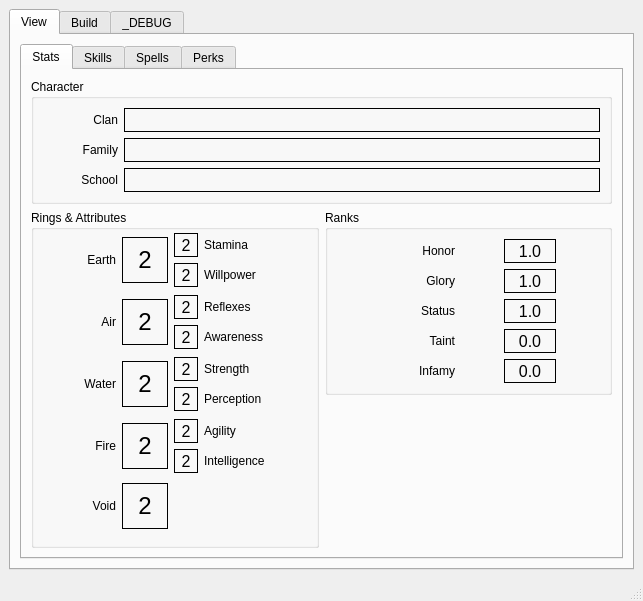
<?xml version="1.0" encoding="UTF-8"?>
<ui version="4.0">
 <class>MainWindow</class>
 <widget class="QMainWindow" name="MainWindow">
  <property name="geometry">
   <rect>
    <x>0</x>
    <y>0</y>
    <width>643</width>
    <height>601</height>
   </rect>
  </property>
  <property name="windowTitle">
   <string>Rokugani - L5R Character Editor</string>
  </property>
  <widget class="QWidget" name="centralwidget">
   <layout class="QGridLayout" name="gridLayout_7">
    <item row="0" column="0">
     <widget class="QTabWidget" name="tabWidget">
      <property name="currentIndex">
       <number>0</number>
      </property>
      <widget class="QWidget" name="tabView">
       <attribute name="title">
        <string>View</string>
       </attribute>
       <layout class="QVBoxLayout" name="verticalLayout_2">
        <item>
         <widget class="QTabWidget" name="tabSpells">
          <property name="currentIndex">
           <number>0</number>
          </property>
          <widget class="QWidget" name="tabStats">
           <attribute name="title">
            <string>Stats</string>
           </attribute>
           <layout class="QGridLayout" name="gridLayout_8">
            <item row="0" column="0" colspan="2">
             <widget class="QGroupBox" name="gbCharacter">
              <property name="title">
               <string>Character</string>
              </property>
              <layout class="QGridLayout" name="gridLayout_6">
               <item row="0" column="0">
                <widget class="QLabel" name="lbClan">
                 <property name="minimumSize">
                  <size>
                   <width>75</width>
                   <height>0</height>
                  </size>
                 </property>
                 <property name="maximumSize">
                  <size>
                   <width>75</width>
                   <height>16777215</height>
                  </size>
                 </property>
                 <property name="text">
                  <string>Clan</string>
                 </property>
                 <property name="alignment">
                  <set>Qt::AlignRight|Qt::AlignTrailing|Qt::AlignVCenter</set>
                 </property>
                </widget>
               </item>
               <item row="0" column="1">
                <widget class="QLabel" name="edClan">
                 <property name="minimumSize">
                  <size>
                   <width>52</width>
                   <height>24</height>
                  </size>
                 </property>
                 <property name="maximumSize">
                  <size>
                   <width>16777215</width>
                   <height>24</height>
                  </size>
                 </property>
                 <property name="font">
                  <font>
                   <pointsize>12</pointsize>
                  </font>
                 </property>
                 <property name="frameShape">
                  <enum>QFrame::Box</enum>
                 </property>
                 <property name="text">
                  <string/>
                 </property>
                 <property name="alignment">
                  <set>Qt::AlignLeading|Qt::AlignLeft|Qt::AlignVCenter</set>
                 </property>
                </widget>
               </item>
               <item row="1" column="0">
                <widget class="QLabel" name="lbFamily">
                 <property name="minimumSize">
                  <size>
                   <width>75</width>
                   <height>0</height>
                  </size>
                 </property>
                 <property name="maximumSize">
                  <size>
                   <width>75</width>
                   <height>16777215</height>
                  </size>
                 </property>
                 <property name="text">
                  <string>Family</string>
                 </property>
                 <property name="alignment">
                  <set>Qt::AlignRight|Qt::AlignTrailing|Qt::AlignVCenter</set>
                 </property>
                </widget>
               </item>
               <item row="1" column="1">
                <widget class="QLabel" name="edFamily">
                 <property name="minimumSize">
                  <size>
                   <width>52</width>
                   <height>24</height>
                  </size>
                 </property>
                 <property name="maximumSize">
                  <size>
                   <width>16777215</width>
                   <height>24</height>
                  </size>
                 </property>
                 <property name="font">
                  <font>
                   <pointsize>12</pointsize>
                  </font>
                 </property>
                 <property name="frameShape">
                  <enum>QFrame::Box</enum>
                 </property>
                 <property name="text">
                  <string/>
                 </property>
                 <property name="alignment">
                  <set>Qt::AlignLeading|Qt::AlignLeft|Qt::AlignVCenter</set>
                 </property>
                </widget>
               </item>
               <item row="2" column="0">
                <widget class="QLabel" name="lbSchool">
                 <property name="minimumSize">
                  <size>
                   <width>75</width>
                   <height>0</height>
                  </size>
                 </property>
                 <property name="maximumSize">
                  <size>
                   <width>75</width>
                   <height>16777215</height>
                  </size>
                 </property>
                 <property name="text">
                  <string>School</string>
                 </property>
                 <property name="alignment">
                  <set>Qt::AlignRight|Qt::AlignTrailing|Qt::AlignVCenter</set>
                 </property>
                </widget>
               </item>
               <item row="2" column="1">
                <widget class="QLabel" name="edSchool">
                 <property name="minimumSize">
                  <size>
                   <width>52</width>
                   <height>24</height>
                  </size>
                 </property>
                 <property name="maximumSize">
                  <size>
                   <width>16777215</width>
                   <height>24</height>
                  </size>
                 </property>
                 <property name="font">
                  <font>
                   <pointsize>12</pointsize>
                  </font>
                 </property>
                 <property name="frameShape">
                  <enum>QFrame::Box</enum>
                 </property>
                 <property name="text">
                  <string/>
                 </property>
                 <property name="alignment">
                  <set>Qt::AlignLeading|Qt::AlignLeft|Qt::AlignVCenter</set>
                 </property>
                </widget>
               </item>
              </layout>
             </widget>
            </item>
            <item row="1" column="0" rowspan="2">
             <widget class="QGroupBox" name="gbRings">
              <property name="sizePolicy">
               <sizepolicy hsizetype="Minimum" vsizetype="Preferred">
                <horstretch>0</horstretch>
                <verstretch>0</verstretch>
               </sizepolicy>
              </property>
              <property name="title">
               <string>Rings &amp;&amp; Attributes</string>
              </property>
              <widget class="QWidget" name="layoutWidget">
               <property name="geometry">
                <rect>
                 <x>10</x>
                 <y>23</y>
                 <width>267</width>
                 <height>56</height>
                </rect>
               </property>
               <layout class="QGridLayout" name="layout_earth">
                <item row="0" column="0" rowspan="2">
                 <widget class="QLabel" name="lbEarth">
                  <property name="minimumSize">
                   <size>
                    <width>75</width>
                    <height>0</height>
                   </size>
                  </property>
                  <property name="maximumSize">
                   <size>
                    <width>75</width>
                    <height>16777215</height>
                   </size>
                  </property>
                  <property name="text">
                   <string>Earth</string>
                  </property>
                  <property name="alignment">
                   <set>Qt::AlignRight|Qt::AlignTrailing|Qt::AlignVCenter</set>
                  </property>
                 </widget>
                </item>
                <item row="0" column="1" rowspan="2">
                 <widget class="QLabel" name="edEarth">
                  <property name="minimumSize">
                   <size>
                    <width>46</width>
                    <height>46</height>
                   </size>
                  </property>
                  <property name="maximumSize">
                   <size>
                    <width>46</width>
                    <height>46</height>
                   </size>
                  </property>
                  <property name="font">
                   <font>
                    <pointsize>18</pointsize>
                   </font>
                  </property>
                  <property name="frameShape">
                   <enum>QFrame::Box</enum>
                  </property>
                  <property name="text">
                   <string>2</string>
                  </property>
                  <property name="alignment">
                   <set>Qt::AlignCenter</set>
                  </property>
                 </widget>
                </item>
                <item row="0" column="2">
                 <widget class="QLabel" name="edStamina">
                  <property name="minimumSize">
                   <size>
                    <width>24</width>
                    <height>24</height>
                   </size>
                  </property>
                  <property name="maximumSize">
                   <size>
                    <width>24</width>
                    <height>24</height>
                   </size>
                  </property>
                  <property name="font">
                   <font>
                    <pointsize>12</pointsize>
                   </font>
                  </property>
                  <property name="frameShape">
                   <enum>QFrame::Box</enum>
                  </property>
                  <property name="text">
                   <string>2</string>
                  </property>
                  <property name="alignment">
                   <set>Qt::AlignCenter</set>
                  </property>
                 </widget>
                </item>
                <item row="0" column="3">
                 <widget class="QLabel" name="lbStamina">
                  <property name="minimumSize">
                   <size>
                    <width>100</width>
                    <height>0</height>
                   </size>
                  </property>
                  <property name="text">
                   <string>Stamina</string>
                  </property>
                 </widget>
                </item>
                <item row="1" column="2">
                 <widget class="QLabel" name="edWillpower">
                  <property name="minimumSize">
                   <size>
                    <width>24</width>
                    <height>24</height>
                   </size>
                  </property>
                  <property name="maximumSize">
                   <size>
                    <width>24</width>
                    <height>24</height>
                   </size>
                  </property>
                  <property name="font">
                   <font>
                    <pointsize>12</pointsize>
                   </font>
                  </property>
                  <property name="frameShape">
                   <enum>QFrame::Box</enum>
                  </property>
                  <property name="text">
                   <string>2</string>
                  </property>
                  <property name="alignment">
                   <set>Qt::AlignCenter</set>
                  </property>
                 </widget>
                </item>
                <item row="1" column="3">
                 <widget class="QLabel" name="lbWillpower">
                  <property name="minimumSize">
                   <size>
                    <width>100</width>
                    <height>0</height>
                   </size>
                  </property>
                  <property name="text">
                   <string>Willpower</string>
                  </property>
                 </widget>
                </item>
               </layout>
              </widget>
              <widget class="QWidget" name="layoutWidget_2">
               <property name="geometry">
                <rect>
                 <x>10</x>
                 <y>85</y>
                 <width>267</width>
                 <height>56</height>
                </rect>
               </property>
               <layout class="QGridLayout" name="layout_air">
                <item row="0" column="0" rowspan="2">
                 <widget class="QLabel" name="lbAir">
                  <property name="minimumSize">
                   <size>
                    <width>75</width>
                    <height>0</height>
                   </size>
                  </property>
                  <property name="maximumSize">
                   <size>
                    <width>75</width>
                    <height>16777215</height>
                   </size>
                  </property>
                  <property name="text">
                   <string>Air</string>
                  </property>
                  <property name="alignment">
                   <set>Qt::AlignRight|Qt::AlignTrailing|Qt::AlignVCenter</set>
                  </property>
                 </widget>
                </item>
                <item row="0" column="1" rowspan="2">
                 <widget class="QLabel" name="edAir">
                  <property name="minimumSize">
                   <size>
                    <width>46</width>
                    <height>46</height>
                   </size>
                  </property>
                  <property name="maximumSize">
                   <size>
                    <width>46</width>
                    <height>46</height>
                   </size>
                  </property>
                  <property name="font">
                   <font>
                    <pointsize>18</pointsize>
                   </font>
                  </property>
                  <property name="frameShape">
                   <enum>QFrame::Box</enum>
                  </property>
                  <property name="text">
                   <string>2</string>
                  </property>
                  <property name="alignment">
                   <set>Qt::AlignCenter</set>
                  </property>
                 </widget>
                </item>
                <item row="0" column="2">
                 <widget class="QLabel" name="edReflexes">
                  <property name="minimumSize">
                   <size>
                    <width>24</width>
                    <height>24</height>
                   </size>
                  </property>
                  <property name="maximumSize">
                   <size>
                    <width>24</width>
                    <height>24</height>
                   </size>
                  </property>
                  <property name="font">
                   <font>
                    <pointsize>12</pointsize>
                   </font>
                  </property>
                  <property name="frameShape">
                   <enum>QFrame::Box</enum>
                  </property>
                  <property name="text">
                   <string>2</string>
                  </property>
                  <property name="alignment">
                   <set>Qt::AlignCenter</set>
                  </property>
                 </widget>
                </item>
                <item row="0" column="3">
                 <widget class="QLabel" name="lbReflexes">
                  <property name="minimumSize">
                   <size>
                    <width>100</width>
                    <height>0</height>
                   </size>
                  </property>
                  <property name="text">
                   <string>Reflexes</string>
                  </property>
                 </widget>
                </item>
                <item row="1" column="2">
                 <widget class="QLabel" name="edAwareness">
                  <property name="minimumSize">
                   <size>
                    <width>24</width>
                    <height>24</height>
                   </size>
                  </property>
                  <property name="maximumSize">
                   <size>
                    <width>24</width>
                    <height>24</height>
                   </size>
                  </property>
                  <property name="font">
                   <font>
                    <pointsize>12</pointsize>
                   </font>
                  </property>
                  <property name="frameShape">
                   <enum>QFrame::Box</enum>
                  </property>
                  <property name="text">
                   <string>2</string>
                  </property>
                  <property name="alignment">
                   <set>Qt::AlignCenter</set>
                  </property>
                 </widget>
                </item>
                <item row="1" column="3">
                 <widget class="QLabel" name="lbAwareness">
                  <property name="minimumSize">
                   <size>
                    <width>100</width>
                    <height>0</height>
                   </size>
                  </property>
                  <property name="text">
                   <string>Awareness</string>
                  </property>
                 </widget>
                </item>
               </layout>
              </widget>
              <widget class="QWidget" name="layoutWidget_3">
               <property name="geometry">
                <rect>
                 <x>10</x>
                 <y>147</y>
                 <width>267</width>
                 <height>56</height>
                </rect>
               </property>
               <layout class="QGridLayout" name="layout_water">
                <item row="0" column="0" rowspan="2">
                 <widget class="QLabel" name="lbWater">
                  <property name="minimumSize">
                   <size>
                    <width>75</width>
                    <height>0</height>
                   </size>
                  </property>
                  <property name="maximumSize">
                   <size>
                    <width>75</width>
                    <height>16777215</height>
                   </size>
                  </property>
                  <property name="text">
                   <string>Water</string>
                  </property>
                  <property name="alignment">
                   <set>Qt::AlignRight|Qt::AlignTrailing|Qt::AlignVCenter</set>
                  </property>
                 </widget>
                </item>
                <item row="0" column="1" rowspan="2">
                 <widget class="QLabel" name="edWater">
                  <property name="minimumSize">
                   <size>
                    <width>46</width>
                    <height>46</height>
                   </size>
                  </property>
                  <property name="maximumSize">
                   <size>
                    <width>46</width>
                    <height>46</height>
                   </size>
                  </property>
                  <property name="font">
                   <font>
                    <pointsize>18</pointsize>
                   </font>
                  </property>
                  <property name="frameShape">
                   <enum>QFrame::Box</enum>
                  </property>
                  <property name="text">
                   <string>2</string>
                  </property>
                  <property name="alignment">
                   <set>Qt::AlignCenter</set>
                  </property>
                 </widget>
                </item>
                <item row="0" column="2">
                 <widget class="QLabel" name="edStrength">
                  <property name="minimumSize">
                   <size>
                    <width>24</width>
                    <height>24</height>
                   </size>
                  </property>
                  <property name="maximumSize">
                   <size>
                    <width>24</width>
                    <height>24</height>
                   </size>
                  </property>
                  <property name="font">
                   <font>
                    <pointsize>12</pointsize>
                   </font>
                  </property>
                  <property name="frameShape">
                   <enum>QFrame::Box</enum>
                  </property>
                  <property name="text">
                   <string>2</string>
                  </property>
                  <property name="alignment">
                   <set>Qt::AlignCenter</set>
                  </property>
                 </widget>
                </item>
                <item row="0" column="3">
                 <widget class="QLabel" name="lbStrength">
                  <property name="minimumSize">
                   <size>
                    <width>100</width>
                    <height>0</height>
                   </size>
                  </property>
                  <property name="text">
                   <string>Strength</string>
                  </property>
                 </widget>
                </item>
                <item row="1" column="2">
                 <widget class="QLabel" name="edPerception">
                  <property name="minimumSize">
                   <size>
                    <width>24</width>
                    <height>24</height>
                   </size>
                  </property>
                  <property name="maximumSize">
                   <size>
                    <width>24</width>
                    <height>24</height>
                   </size>
                  </property>
                  <property name="font">
                   <font>
                    <pointsize>12</pointsize>
                   </font>
                  </property>
                  <property name="frameShape">
                   <enum>QFrame::Box</enum>
                  </property>
                  <property name="text">
                   <string>2</string>
                  </property>
                  <property name="alignment">
                   <set>Qt::AlignCenter</set>
                  </property>
                 </widget>
                </item>
                <item row="1" column="3">
                 <widget class="QLabel" name="lbPerception">
                  <property name="minimumSize">
                   <size>
                    <width>100</width>
                    <height>0</height>
                   </size>
                  </property>
                  <property name="text">
                   <string>Perception</string>
                  </property>
                 </widget>
                </item>
               </layout>
              </widget>
              <widget class="QWidget" name="layoutWidget_4">
               <property name="geometry">
                <rect>
                 <x>10</x>
                 <y>209</y>
                 <width>267</width>
                 <height>56</height>
                </rect>
               </property>
               <layout class="QGridLayout" name="layout_fire">
                <item row="0" column="0" rowspan="2">
                 <widget class="QLabel" name="lbFire">
                  <property name="minimumSize">
                   <size>
                    <width>75</width>
                    <height>0</height>
                   </size>
                  </property>
                  <property name="maximumSize">
                   <size>
                    <width>75</width>
                    <height>16777215</height>
                   </size>
                  </property>
                  <property name="text">
                   <string>Fire</string>
                  </property>
                  <property name="alignment">
                   <set>Qt::AlignRight|Qt::AlignTrailing|Qt::AlignVCenter</set>
                  </property>
                 </widget>
                </item>
                <item row="0" column="1" rowspan="2">
                 <widget class="QLabel" name="edFire">
                  <property name="minimumSize">
                   <size>
                    <width>46</width>
                    <height>46</height>
                   </size>
                  </property>
                  <property name="maximumSize">
                   <size>
                    <width>46</width>
                    <height>46</height>
                   </size>
                  </property>
                  <property name="font">
                   <font>
                    <pointsize>18</pointsize>
                   </font>
                  </property>
                  <property name="frameShape">
                   <enum>QFrame::Box</enum>
                  </property>
                  <property name="text">
                   <string>2</string>
                  </property>
                  <property name="alignment">
                   <set>Qt::AlignCenter</set>
                  </property>
                 </widget>
                </item>
                <item row="0" column="2">
                 <widget class="QLabel" name="edAgility">
                  <property name="minimumSize">
                   <size>
                    <width>24</width>
                    <height>24</height>
                   </size>
                  </property>
                  <property name="maximumSize">
                   <size>
                    <width>24</width>
                    <height>24</height>
                   </size>
                  </property>
                  <property name="font">
                   <font>
                    <pointsize>12</pointsize>
                   </font>
                  </property>
                  <property name="frameShape">
                   <enum>QFrame::Box</enum>
                  </property>
                  <property name="text">
                   <string>2</string>
                  </property>
                  <property name="alignment">
                   <set>Qt::AlignCenter</set>
                  </property>
                 </widget>
                </item>
                <item row="0" column="3">
                 <widget class="QLabel" name="lbAgility">
                  <property name="minimumSize">
                   <size>
                    <width>100</width>
                    <height>0</height>
                   </size>
                  </property>
                  <property name="text">
                   <string>Agility</string>
                  </property>
                 </widget>
                </item>
                <item row="1" column="2">
                 <widget class="QLabel" name="edIntelligence">
                  <property name="minimumSize">
                   <size>
                    <width>24</width>
                    <height>24</height>
                   </size>
                  </property>
                  <property name="maximumSize">
                   <size>
                    <width>24</width>
                    <height>24</height>
                   </size>
                  </property>
                  <property name="font">
                   <font>
                    <pointsize>12</pointsize>
                   </font>
                  </property>
                  <property name="frameShape">
                   <enum>QFrame::Box</enum>
                  </property>
                  <property name="text">
                   <string>2</string>
                  </property>
                  <property name="alignment">
                   <set>Qt::AlignCenter</set>
                  </property>
                 </widget>
                </item>
                <item row="1" column="3">
                 <widget class="QLabel" name="lbIntelligence">
                  <property name="minimumSize">
                   <size>
                    <width>100</width>
                    <height>0</height>
                   </size>
                  </property>
                  <property name="text">
                   <string>Intelligence</string>
                  </property>
                 </widget>
                </item>
               </layout>
              </widget>
              <widget class="QWidget" name="layoutWidget_5">
               <property name="geometry">
                <rect>
                 <x>10</x>
                 <y>271</y>
                 <width>177</width>
                 <height>50</height>
                </rect>
               </property>
               <layout class="QHBoxLayout" name="layout_void">
                <item>
                 <widget class="QLabel" name="lbVoid">
                  <property name="minimumSize">
                   <size>
                    <width>75</width>
                    <height>0</height>
                   </size>
                  </property>
                  <property name="maximumSize">
                   <size>
                    <width>75</width>
                    <height>16777215</height>
                   </size>
                  </property>
                  <property name="text">
                   <string>Void</string>
                  </property>
                  <property name="alignment">
                   <set>Qt::AlignRight|Qt::AlignTrailing|Qt::AlignVCenter</set>
                  </property>
                 </widget>
                </item>
                <item>
                 <widget class="QLabel" name="edVoid">
                  <property name="minimumSize">
                   <size>
                    <width>46</width>
                    <height>46</height>
                   </size>
                  </property>
                  <property name="maximumSize">
                   <size>
                    <width>46</width>
                    <height>46</height>
                   </size>
                  </property>
                  <property name="font">
                   <font>
                    <pointsize>18</pointsize>
                   </font>
                  </property>
                  <property name="frameShape">
                   <enum>QFrame::Box</enum>
                  </property>
                  <property name="text">
                   <string>2</string>
                  </property>
                  <property name="alignment">
                   <set>Qt::AlignCenter</set>
                  </property>
                 </widget>
                </item>
                <item>
                 <spacer name="spacer_void">
                  <property name="orientation">
                   <enum>Qt::Horizontal</enum>
                  </property>
                  <property name="sizeHint" stdset="0">
                   <size>
                    <width>40</width>
                    <height>20</height>
                   </size>
                  </property>
                 </spacer>
                </item>
               </layout>
              </widget>
             </widget>
            </item>
            <item row="1" column="1">
             <widget class="QGroupBox" name="gbRanks">
              <property name="sizePolicy">
               <sizepolicy hsizetype="Minimum" vsizetype="Preferred">
                <horstretch>0</horstretch>
                <verstretch>0</verstretch>
               </sizepolicy>
              </property>
              <property name="title">
               <string>Ranks</string>
              </property>
              <layout class="QGridLayout" name="gridLayout_5">
               <item row="0" column="0">
                <widget class="QLabel" name="lbHonor">
                 <property name="minimumSize">
                  <size>
                   <width>75</width>
                   <height>0</height>
                  </size>
                 </property>
                 <property name="maximumSize">
                  <size>
                   <width>75</width>
                   <height>16777215</height>
                  </size>
                 </property>
                 <property name="text">
                  <string>Honor</string>
                 </property>
                 <property name="alignment">
                  <set>Qt::AlignRight|Qt::AlignTrailing|Qt::AlignVCenter</set>
                 </property>
                </widget>
               </item>
               <item row="0" column="1">
                <widget class="QLabel" name="edHonor">
                 <property name="minimumSize">
                  <size>
                   <width>52</width>
                   <height>24</height>
                  </size>
                 </property>
                 <property name="maximumSize">
                  <size>
                   <width>52</width>
                   <height>24</height>
                  </size>
                 </property>
                 <property name="font">
                  <font>
                   <pointsize>12</pointsize>
                  </font>
                 </property>
                 <property name="frameShape">
                  <enum>QFrame::Box</enum>
                 </property>
                 <property name="text">
                  <string>1.0</string>
                 </property>
                 <property name="alignment">
                  <set>Qt::AlignCenter</set>
                 </property>
                </widget>
               </item>
               <item row="1" column="0">
                <widget class="QLabel" name="lbGlory">
                 <property name="minimumSize">
                  <size>
                   <width>75</width>
                   <height>0</height>
                  </size>
                 </property>
                 <property name="maximumSize">
                  <size>
                   <width>75</width>
                   <height>16777215</height>
                  </size>
                 </property>
                 <property name="text">
                  <string>Glory</string>
                 </property>
                 <property name="alignment">
                  <set>Qt::AlignRight|Qt::AlignTrailing|Qt::AlignVCenter</set>
                 </property>
                </widget>
               </item>
               <item row="1" column="1">
                <widget class="QLabel" name="edGlory">
                 <property name="minimumSize">
                  <size>
                   <width>52</width>
                   <height>24</height>
                  </size>
                 </property>
                 <property name="maximumSize">
                  <size>
                   <width>52</width>
                   <height>24</height>
                  </size>
                 </property>
                 <property name="font">
                  <font>
                   <pointsize>12</pointsize>
                  </font>
                 </property>
                 <property name="frameShape">
                  <enum>QFrame::Box</enum>
                 </property>
                 <property name="text">
                  <string>1.0</string>
                 </property>
                 <property name="alignment">
                  <set>Qt::AlignCenter</set>
                 </property>
                </widget>
               </item>
               <item row="2" column="0">
                <widget class="QLabel" name="lbStatus">
                 <property name="minimumSize">
                  <size>
                   <width>75</width>
                   <height>0</height>
                  </size>
                 </property>
                 <property name="maximumSize">
                  <size>
                   <width>75</width>
                   <height>16777215</height>
                  </size>
                 </property>
                 <property name="text">
                  <string>Status</string>
                 </property>
                 <property name="alignment">
                  <set>Qt::AlignRight|Qt::AlignTrailing|Qt::AlignVCenter</set>
                 </property>
                </widget>
               </item>
               <item row="2" column="1">
                <widget class="QLabel" name="edStatus">
                 <property name="minimumSize">
                  <size>
                   <width>52</width>
                   <height>24</height>
                  </size>
                 </property>
                 <property name="maximumSize">
                  <size>
                   <width>52</width>
                   <height>24</height>
                  </size>
                 </property>
                 <property name="font">
                  <font>
                   <pointsize>12</pointsize>
                  </font>
                 </property>
                 <property name="frameShape">
                  <enum>QFrame::Box</enum>
                 </property>
                 <property name="text">
                  <string>1.0</string>
                 </property>
                 <property name="alignment">
                  <set>Qt::AlignCenter</set>
                 </property>
                </widget>
               </item>
               <item row="3" column="0">
                <widget class="QLabel" name="lbTaint">
                 <property name="minimumSize">
                  <size>
                   <width>75</width>
                   <height>0</height>
                  </size>
                 </property>
                 <property name="maximumSize">
                  <size>
                   <width>75</width>
                   <height>16777215</height>
                  </size>
                 </property>
                 <property name="text">
                  <string>Taint</string>
                 </property>
                 <property name="alignment">
                  <set>Qt::AlignRight|Qt::AlignTrailing|Qt::AlignVCenter</set>
                 </property>
                </widget>
               </item>
               <item row="3" column="1">
                <widget class="QLabel" name="edTaint">
                 <property name="minimumSize">
                  <size>
                   <width>52</width>
                   <height>24</height>
                  </size>
                 </property>
                 <property name="maximumSize">
                  <size>
                   <width>52</width>
                   <height>24</height>
                  </size>
                 </property>
                 <property name="font">
                  <font>
                   <pointsize>12</pointsize>
                  </font>
                 </property>
                 <property name="frameShape">
                  <enum>QFrame::Box</enum>
                 </property>
                 <property name="text">
                  <string>0.0</string>
                 </property>
                 <property name="alignment">
                  <set>Qt::AlignCenter</set>
                 </property>
                </widget>
               </item>
               <item row="4" column="0">
                <widget class="QLabel" name="lbInfamy">
                 <property name="minimumSize">
                  <size>
                   <width>75</width>
                   <height>0</height>
                  </size>
                 </property>
                 <property name="maximumSize">
                  <size>
                   <width>75</width>
                   <height>16777215</height>
                  </size>
                 </property>
                 <property name="text">
                  <string>Infamy</string>
                 </property>
                 <property name="alignment">
                  <set>Qt::AlignRight|Qt::AlignTrailing|Qt::AlignVCenter</set>
                 </property>
                </widget>
               </item>
               <item row="4" column="1">
                <widget class="QLabel" name="edInfamy">
                 <property name="minimumSize">
                  <size>
                   <width>52</width>
                   <height>24</height>
                  </size>
                 </property>
                 <property name="maximumSize">
                  <size>
                   <width>52</width>
                   <height>24</height>
                  </size>
                 </property>
                 <property name="font">
                  <font>
                   <pointsize>12</pointsize>
                  </font>
                 </property>
                 <property name="frameShape">
                  <enum>QFrame::Box</enum>
                 </property>
                 <property name="text">
                  <string>0.0</string>
                 </property>
                 <property name="alignment">
                  <set>Qt::AlignCenter</set>
                 </property>
                </widget>
               </item>
              </layout>
             </widget>
            </item>
            <item row="2" column="1">
             <spacer name="verticalSpacer">
              <property name="orientation">
               <enum>Qt::Vertical</enum>
              </property>
              <property name="sizeHint" stdset="0">
               <size>
                <width>20</width>
                <height>145</height>
               </size>
              </property>
             </spacer>
            </item>
           </layout>
          </widget>
          <widget class="QWidget" name="tabSkills">
           <attribute name="title">
            <string>Skills</string>
           </attribute>
           <layout class="QVBoxLayout" name="verticalLayout">
            <item>
             <widget class="QListWidget" name="lvSkills"/>
            </item>
           </layout>
          </widget>
          <widget class="QWidget" name="tabSpells">
           <attribute name="title">
            <string>Spells</string>
           </attribute>
           <layout class="QVBoxLayout" name="verticalLayout_3">
            <item>
             <widget class="QListWidget" name="lvSpells"/>
            </item>
           </layout>
          </widget>
          <widget class="QWidget" name="tabPerks">
           <attribute name="title">
            <string>Perks</string>
           </attribute>
           <layout class="QVBoxLayout" name="verticalLayout_4">
            <item>
             <widget class="QListWidget" name="lvPerks"/>
            </item>
           </layout>
          </widget>
         </widget>
        </item>
       </layout>
      </widget>
      <widget class="QWidget" name="tabBuild">
       <attribute name="title">
        <string>Build</string>
       </attribute>
      </widget>
      <widget class="QWidget" name="tabDebug">
       <attribute name="title">
        <string>_DEBUG</string>
       </attribute>
       <layout class="QVBoxLayout" name="verticalLayout_5">
        <item>
         <widget class="QListWidget" name="lvDebug"/>
        </item>
       </layout>
      </widget>
     </widget>
    </item>
   </layout>
  </widget>
  <widget class="QMenuBar" name="menubar">
   <property name="geometry">
    <rect>
     <x>0</x>
     <y>0</y>
     <width>643</width>
     <height>21</height>
    </rect>
   </property>
  </widget>
  <widget class="QStatusBar" name="statusbar"/>
 </widget>
 <resources/>
 <connections/>
</ui>
